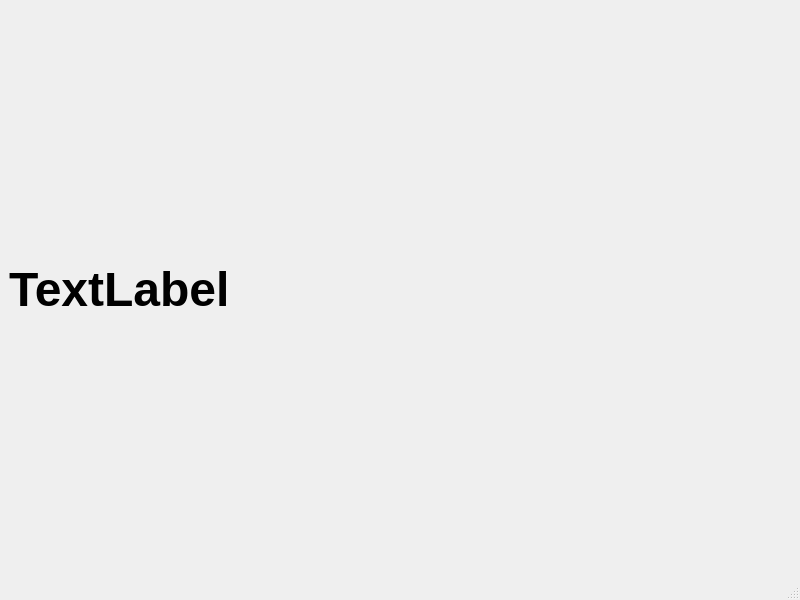
<?xml version="1.0" encoding="UTF-8"?>
<ui version="4.0">
 <class>MainWindow</class>
 <widget class="QMainWindow" name="MainWindow">
  <property name="geometry">
   <rect>
    <x>0</x>
    <y>0</y>
    <width>800</width>
    <height>600</height>
   </rect>
  </property>
  <property name="windowTitle">
   <string>MainWindow</string>
  </property>
  <widget class="QWidget" name="centralwidget">
   <layout class="QHBoxLayout" name="horizontalLayout">
    <item>
     <widget class="QLabel" name="label">
      <property name="font">
       <font>
        <pointsize>36</pointsize>
        <weight>75</weight>
        <bold>true</bold>
       </font>
      </property>
      <property name="text">
       <string>TextLabel</string>
      </property>
     </widget>
    </item>
   </layout>
  </widget>
  <widget class="QMenuBar" name="menubar">
   <property name="geometry">
    <rect>
     <x>0</x>
     <y>0</y>
     <width>800</width>
     <height>26</height>
    </rect>
   </property>
  </widget>
  <widget class="QStatusBar" name="statusbar"/>
 </widget>
 <resources/>
 <connections/>
</ui>
